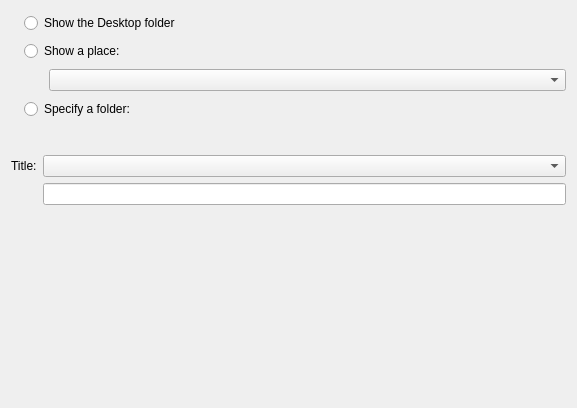
<?xml version="1.0" encoding="UTF-8"?>
<ui version="4.0">
 <class>folderviewLocationConfig</class>
 <widget class="QWidget" name="folderviewLocationConfig">
  <property name="geometry">
   <rect>
    <x>0</x>
    <y>0</y>
    <width>577</width>
    <height>408</height>
   </rect>
  </property>
  <layout class="QFormLayout" name="formLayout">
   <item row="0" column="0" colspan="2">
    <layout class="QHBoxLayout" name="locationLayout">
     <item>
      <spacer name="horizontalSpacer">
       <property name="orientation">
        <enum>Qt::Horizontal</enum>
       </property>
       <property name="sizeType">
        <enum>QSizePolicy::Fixed</enum>
       </property>
       <property name="sizeHint" stdset="0">
        <size>
         <width>13</width>
         <height>138</height>
        </size>
       </property>
      </spacer>
     </item>
     <item>
      <layout class="QVBoxLayout" name="verticalLayout">
       <item>
        <widget class="QRadioButton" name="showDesktopFolder">
         <property name="text">
          <string>Show the Desktop folder</string>
         </property>
         <attribute name="buttonGroup">
          <string notr="true">locatgionButtonGroup</string>
         </attribute>
        </widget>
       </item>
       <item>
        <widget class="QRadioButton" name="showPlace">
         <property name="text">
          <string>Show a place:</string>
         </property>
         <attribute name="buttonGroup">
          <string notr="true">locatgionButtonGroup</string>
         </attribute>
        </widget>
       </item>
       <item>
        <layout class="QHBoxLayout" name="horizontalLayout">
         <item>
          <spacer name="horizontalSpacer_2">
           <property name="orientation">
            <enum>Qt::Horizontal</enum>
           </property>
           <property name="sizeType">
            <enum>QSizePolicy::Fixed</enum>
           </property>
           <property name="sizeHint" stdset="0">
            <size>
             <width>25</width>
             <height>20</height>
            </size>
           </property>
          </spacer>
         </item>
         <item>
          <widget class="KComboBox" name="placesCombo">
           <property name="sizePolicy">
            <sizepolicy hsizetype="Expanding" vsizetype="Fixed">
             <horstretch>0</horstretch>
             <verstretch>0</verstretch>
            </sizepolicy>
           </property>
          </widget>
         </item>
        </layout>
       </item>
       <item>
        <widget class="QRadioButton" name="showCustomFolder">
         <property name="text">
          <string>Specify a folder:</string>
         </property>
         <property name="autoExclusive">
          <bool>true</bool>
         </property>
         <attribute name="buttonGroup">
          <string notr="true">locatgionButtonGroup</string>
         </attribute>
        </widget>
       </item>
       <item>
        <layout class="QHBoxLayout" name="horizontalLayout_3">
         <item>
          <spacer name="horizontalSpacer_3">
           <property name="orientation">
            <enum>Qt::Horizontal</enum>
           </property>
           <property name="sizeType">
            <enum>QSizePolicy::Fixed</enum>
           </property>
           <property name="sizeHint" stdset="0">
            <size>
             <width>25</width>
             <height>20</height>
            </size>
           </property>
          </spacer>
         </item>
         <item>
          <widget class="KUrlRequester" name="lineEdit">
           <property name="sizePolicy">
            <sizepolicy hsizetype="Expanding" vsizetype="Fixed">
             <horstretch>0</horstretch>
             <verstretch>0</verstretch>
            </sizepolicy>
           </property>
           <property name="clickMessage">
            <string>Type a path or a URL here</string>
           </property>
          </widget>
         </item>
        </layout>
       </item>
      </layout>
     </item>
    </layout>
   </item>
   <item row="1" column="0">
    <widget class="QLabel" name="titleLabel">
     <property name="sizePolicy">
      <sizepolicy hsizetype="Expanding" vsizetype="Preferred">
       <horstretch>0</horstretch>
       <verstretch>0</verstretch>
      </sizepolicy>
     </property>
     <property name="font">
      <font>
       <weight>75</weight>
       <bold>true</bold>
      </font>
     </property>
     <property name="text">
      <string>&lt;html&gt;&lt;head/&gt;&lt;body&gt;&lt;p&gt;&lt;span style=&quot; font-weight:400;&quot;&gt;Title:&lt;/span&gt;&lt;/p&gt;&lt;/body&gt;&lt;/html&gt;</string>
     </property>
     <property name="buddy">
      <cstring>titleCombo</cstring>
     </property>
    </widget>
   </item>
   <item row="1" column="1">
    <widget class="KComboBox" name="titleCombo">
     <property name="sizePolicy">
      <sizepolicy hsizetype="Expanding" vsizetype="Fixed">
       <horstretch>0</horstretch>
       <verstretch>0</verstretch>
      </sizepolicy>
     </property>
     <property name="editable">
      <bool>false</bool>
     </property>
     <property name="autoCompletion">
      <bool>false</bool>
     </property>
    </widget>
   </item>
   <item row="2" column="1">
    <widget class="KLineEdit" name="titleEdit">
     <property name="clickMessage">
      <string>Enter custom title here</string>
     </property>
    </widget>
   </item>
   <item row="3" column="0">
    <spacer name="verticalSpacer">
     <property name="orientation">
      <enum>Qt::Vertical</enum>
     </property>
     <property name="sizeHint" stdset="0">
      <size>
       <width>20</width>
       <height>90</height>
      </size>
     </property>
    </spacer>
   </item>
  </layout>
 </widget>
 <customwidgets>
  <customwidget>
   <class>KComboBox</class>
   <extends>QComboBox</extends>
   <header>kcombobox.h</header>
  </customwidget>
  <customwidget>
   <class>KLineEdit</class>
   <extends>QLineEdit</extends>
   <header>klineedit.h</header>
  </customwidget>
  <customwidget>
   <class>KUrlRequester</class>
   <extends>QFrame</extends>
   <header>kurlrequester.h</header>
   <container>1</container>
  </customwidget>
 </customwidgets>
 <tabstops>
  <tabstop>showDesktopFolder</tabstop>
  <tabstop>showPlace</tabstop>
  <tabstop>placesCombo</tabstop>
  <tabstop>showCustomFolder</tabstop>
  <tabstop>lineEdit</tabstop>
  <tabstop>titleCombo</tabstop>
  <tabstop>titleEdit</tabstop>
 </tabstops>
 <connections/>
 <buttongroups>
  <buttongroup name="locatgionButtonGroup"/>
 </buttongroups>
</ui>
